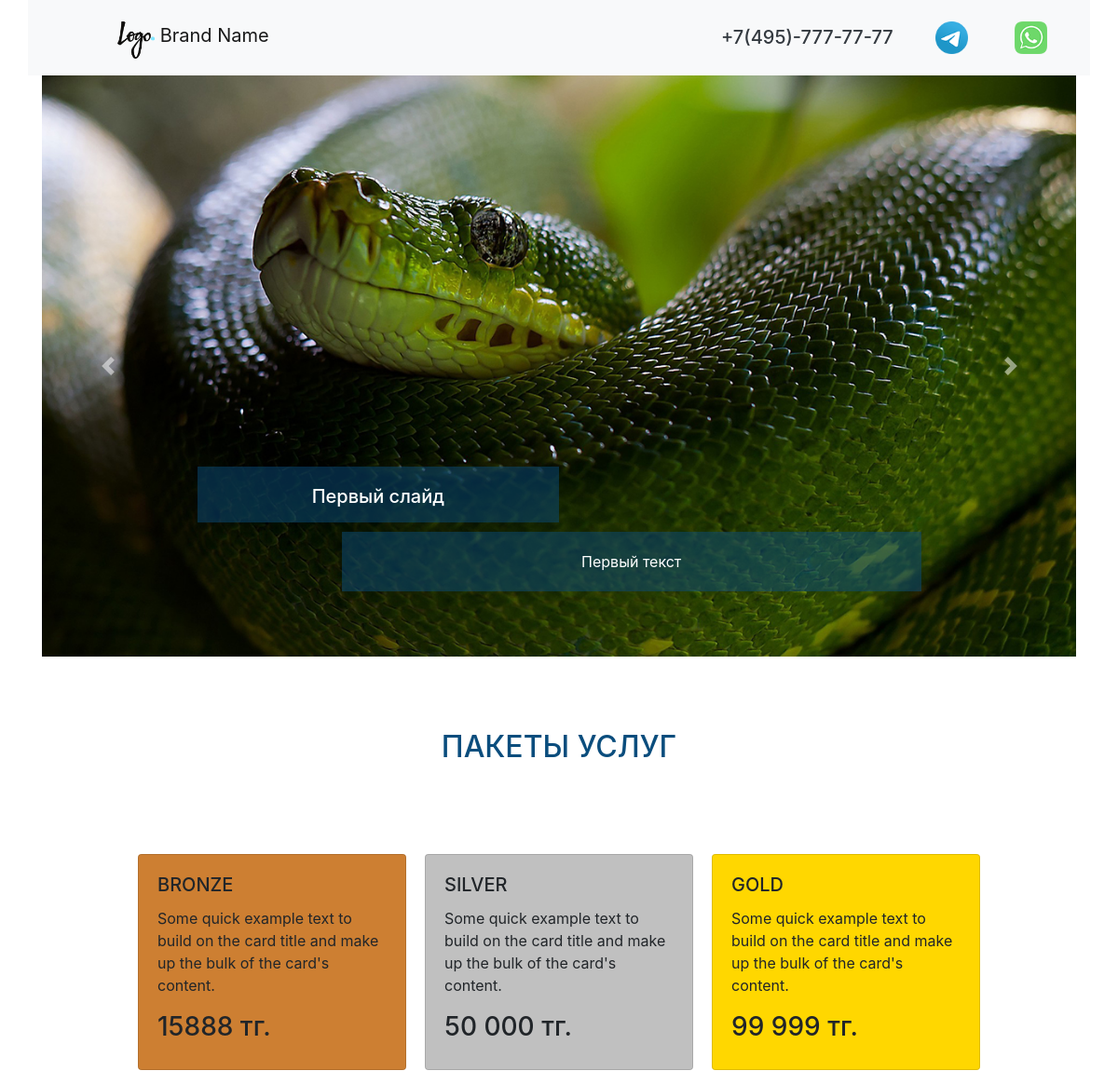
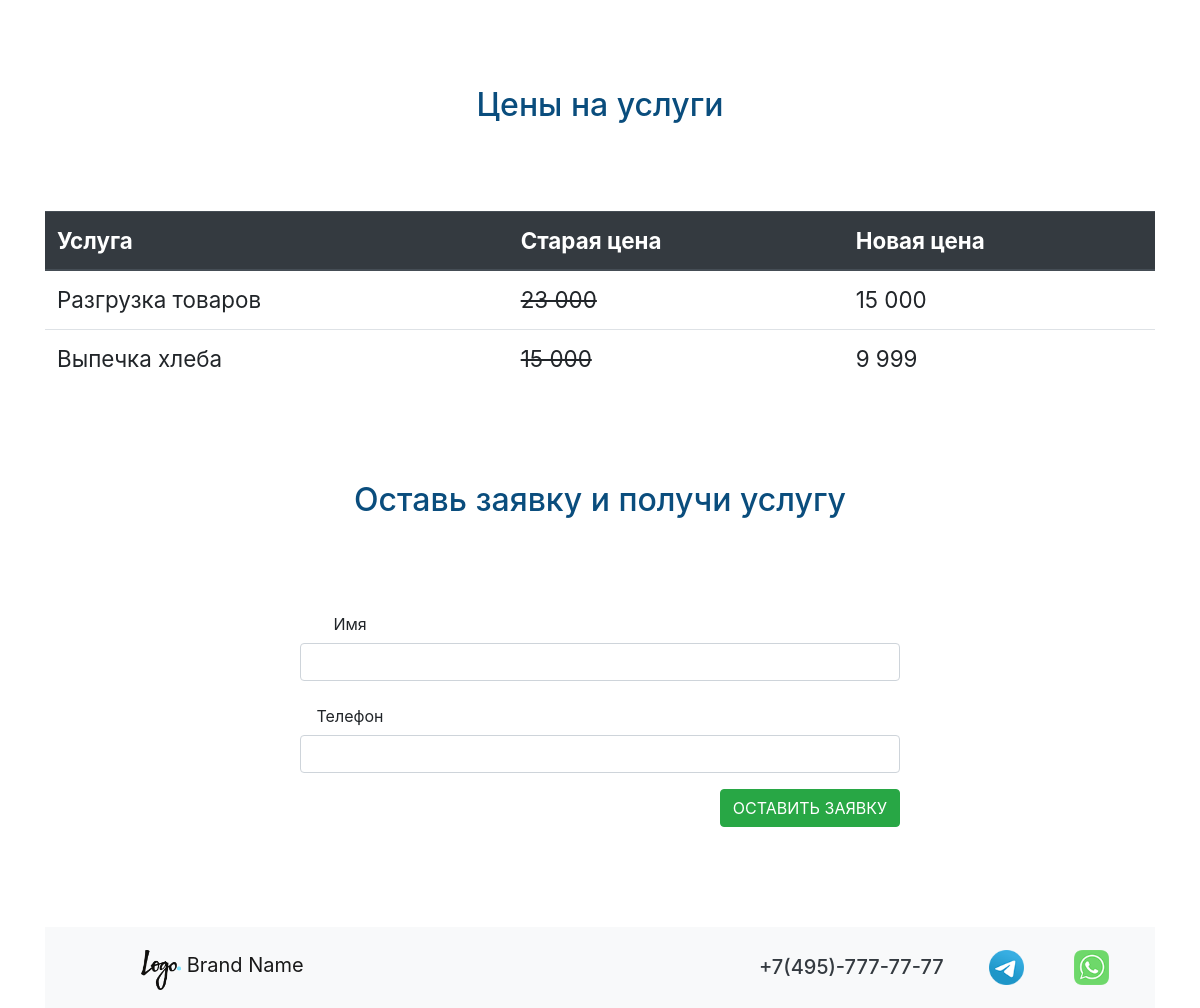
The page / on the database its author committed (2 pictures, top to bottom).
### cms/models.py (models this page shows, shortened)
class CmsSlider(models.Model):
    cms_img = models.ImageField(upload_to='slider/img')
    cms_title = models.CharField(max_length=200, verbose_name='Заголовок')
    cms_text = models.CharField(max_length=200, verbose_name='Текст')
    cms_css = models.CharField(max_length=200, null=True, default='-', verbose_name='CSS класс')
    class Meta:
        verbose_name = 'Слайд'
        verbose_name_plural = 'Слайды'

### price/models.py (models this page shows, shortened)
class PriceCard(models.Model):
    pc_value = models.CharField(max_length=20, verbose_name='Цена')
    pc_description = models.CharField(max_length=20, verbose_name='Описание')
    def __str__(self):
        return self.pc_value
    class Meta:
        verbose_name = 'Цены'
        verbose_name_plural = 'Цены'

class PriceTable(models.Model):
    pt_title = models.CharField(max_length=20, verbose_name='Услуги')
    pt_old_price = models.CharField(max_length=20, verbose_name='Старая цена')
    pt_new_price = models.CharField(max_length=20, verbose_name='Новая цена')
    class Meta:
        verbose_name = 'Услугу'
        verbose_name_plural = 'Услуги'

### crm/views.py (the view)
# urls.py: path('', first_page, name='index'),
def first_page(request):
    slider_list = CmsSlider.objects.all()
    pc_1 = PriceCard.objects.get(pk=1)
    pc_2 = PriceCard.objects.get(pk=2)
    pc_3 = PriceCard.objects.get(pk=3)
    price_table = PriceTable.objects.all()
    form = OrderForm()
    context = {
        'slider_list': slider_list,
        'pc_1': pc_1,
        'pc_2': pc_2,
        'pc_3': pc_3,
        'price_table': price_table,
        'form': form,
    }
    return render(request, 'index.html', context)

### crm/forms.py
class OrderForm(forms.Form):
    name = forms.CharField(max_length=258, widget=forms.TextInput(attrs={'class': 'form-control'}))
    phone = forms.CharField(max_length=258, widget=forms.TextInput(attrs={'class': 'form-control'}))

### templates/index.html (shortened to what this page needs)
{% extends 'base.html' %}
{% load static %}
{% block index %}
  	{% include 'carusel.html' %}
	{% include 'price.html' %}
  	<section>
  		<div class="container class_form">
  			<h1 class="text-3">Оставь заявку и получи услугу</h1>
  			<div class="row justify-content-center">
  			<form action="{% url 'thanks_page' %}" method="POST" style="width: 50%;">
			  <div class="form-group row">
			    <label for="inputEmail3" class="col-sm-2 col-form-label">Имя</label><br>
				  {{ form.name }}
			  </div>
			  <div class="form-group row">
			    <label for="inputEmail3" class="col-sm-2 col-form-label">Телефон</label><br>
				  {{ form.phone }}
			  </div>
			  <div style="float: right;" class="form-group row">
			      <button type="submit" class="btn btn-success">ОСТАВИТЬ ЗАЯВКУ</button>
			  </div>
			</form>
			</div>
  		</div>
  	</section>
{% endblock %}

### templates/base.html (shortened to what this page needs)
{% load static %}
<!doctype html>
<html lang="ru">
<head>
  <link href="{% static 'external.css' %}" rel="stylesheet">
  <link rel="stylesheet" href="https://cdn.jsdelivr.net/npm/bootstrap@4.5.3/dist/css/bootstrap.min.css">
</head>
<body>
<nav class="navbar navbar-light bg-light container">
  <a class="navbar-brand logo-top" href="#">
    <img src="{% static 'img/Logo.png' %}" width="40" height="40" class="d-inline-block align-top" alt="" loading="lazy">
    Brand Name
  </a>
  <div class="contact-top">
    <a class="whatsapp-number" href="https://web.whatsapp.com/"></a>
    <a class="telegram-number" href="https://t.me/"></a>
    <a class="phone-number text-dark" href="tel:+74957777777">
      <h5>+7(495)-777-77-77</h5></a>
  </div>
</nav>
{% block index %}
{% endblock %}
<footer>
  <div class="container">
    <nav class="navbar navbar-light bg-light container">
      <a class="navbar-brand logo-top" href="#">
        <img src="{% static 'img/Logo.png' %}" width="40" height="40" class="d-inline-block align-top" alt="" loading="lazy">
        Brand Name
      </a>
      <div class="contact-top">
        <a class="whatsapp-number" href="https://web.whatsapp.com/"></a>
        <a class="telegram-number" href="https://t.me/"></a>
        <a class="phone-number text-dark" href="tel:+74957777777">
          <h5>+7(495)-777-77-77</h5></a>
      </div>
    </nav>
  </div>
</footer>
</body>
</html>

### templates/carusel.html (shortened to what this page needs)
{% load static %}
<section>
    <div id="carouselExampleCaptions" class="carousel slide container" data-ride="carousel">
        <div class="carousel-inner">
            {% for slide in slider_list %}
            <div class="carousel-item {{ slide.cms_css }}">
                <img src="{{ slide.cms_img.url }}" class="d-block w-100"  alt="...">
                <div class="carousel-caption d-none d-md-block">
                    <h5 class="slaider_h">{{ slide.cms_title }}</h5>
                    <p class="slaider_p">{{ slide.cms_text }}</p>
                </div>
            </div>
            {% endfor %}
        </div>
        <a class="carousel-control-prev" href="#carouselExampleCaptions" role="button" data-slide="prev">
            <span class="carousel-control-prev-icon" aria-hidden="true"></span>
        </a>
        <a class="carousel-control-next" href="#carouselExampleCaptions" role="button" data-slide="next">
            <span class="carousel-control-next-icon" aria-hidden="true"></span>
        </a>
    </div>
</section>

### templates/price.html
<section>
    <div class="container">
        <h1 class="text-3">ПАКЕТЫ УСЛУГ</h1>
        <div class="row justify-content-center">
            <div class="card product_card" style="width: 18rem; background-color: #cd7f32;">
                <div class="card-body">
                    <h5 class="card-title">BRONZE</h5>
                    <p class="card-text">Some quick example text to build on the card title and make up the bulk of the card's content.</p>
                    <h3>{{ pc_1 }} тг.</h3>
                </div>
            </div>
            <div class="card product_card" style="width: 18rem; background-color: #c0c0c0;">
                <div class="card-body">
                    <h5 class="card-title">SILVER</h5>
                    <p class="card-text">Some quick example text to build on the card title and make up the bulk of the card's content.</p>
                    <h3>{{ pc_2 }} тг.</h3>
                </div>
            </div>
            <div class="card product_card" style="width: 18rem; background-color: #ffd700;">
                <div class="card-body">
                    <h5 class="card-title">GOLD</h5>
                    <p class="card-text">Some quick example text to build on the card title and make up the bulk of the card's content.</p>
                    <h3>{{ pc_3 }} тг.</h3>
                </div>
            </div>
        </div>
    </div>
</section>
<section>
    <div class="container">
        <h1 class="text-3">Цены на услуги</h1>
        <table class="table table_one">
            <thead class="thead-dark">
            <tr>
                <th scope="col">Услуга</th>
                <th scope="col">Старая цена</th>
                <th scope="col">Новая цена</th>
            </tr>
            </thead>
            <tbody>
            {% for obj in price_table %}
            <tr>
                <td>{{ obj.pt_title }}</td>
                <td><del>{{ obj.pt_old_price }}</del></td>
                <td>{{ obj.pt_new_price }}</td>
            </tr>
           {% endfor %}
            </tbody>
        </table>
    </div>
</section>

### website/static/external.css (style rules this page uses)
.logo-top { width: 100px; height: 40px; float: left; margin: 0px 0px 5px 80px; }
.phone-number { width: 200px; height: 40px; float: right; margin: 20px 10px 5px 20px; }
.whatsapp-number { width: 35px; height: 35px; float: right; margin: 15px 30px 5px 20px; background: url(./img/wa-image-color.png) no-repeat center top / cover; transition: 0.5s ease-in-out; }
.telegram-number { width: 35px; height: 35px; float: right; margin: 15px 30px 5px 20px; background: url(./img/tg-image-color.png) no-repeat center top / cover; transition: 0.5s ease-in-out; }
.slaider_h { height: 60px; width: 50%; margin: 30px 0px 10px 0px; padding-top: 20px; background-color: rgba(10, 77, 125, 0.5); text-align: center; }
.slaider_p { height: 100%; width: 80%; float: right; margin: 0px 0px 30px 0px; padding-top: 20px; padding-bottom: 20px; background-color: rgba(10, 77, 125, 0.5); text-align: center; }
.text-3 { color: rgb(10, 77, 125); font-size: 2em; text-align: center; padding-top: 7%; padding-bottom: 7%; }
.product_card { margin: 10px; }
.table_one { font-size: 1.4em; }
.class_form { text-align: center; padding-bottom: 7%; }

### rows shown on the page
CmsSlider: cms_img (picture), cms_title "Первый слайд", cms_text "Первый текст"
PriceCard: pc_value "15888"
PriceCard: pc_value "50 000"
PriceCard: pc_value "99 999"
PriceTable: pt_title "Разгрузка товаров", pt_old_price "23 000", pt_new_price "15 000"
PriceTable: pt_title "Выпечка хлеба", pt_old_price "15 000", pt_new_price "9 999"
